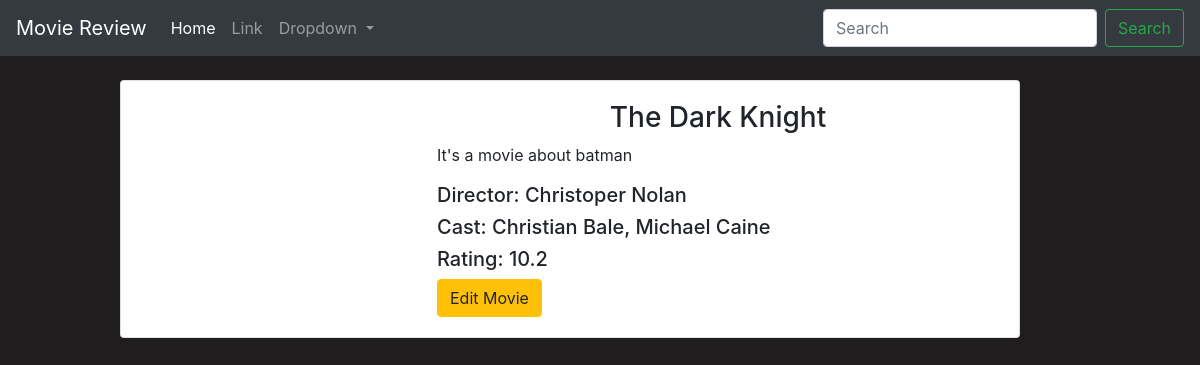
The app's page /details/1/, older data.
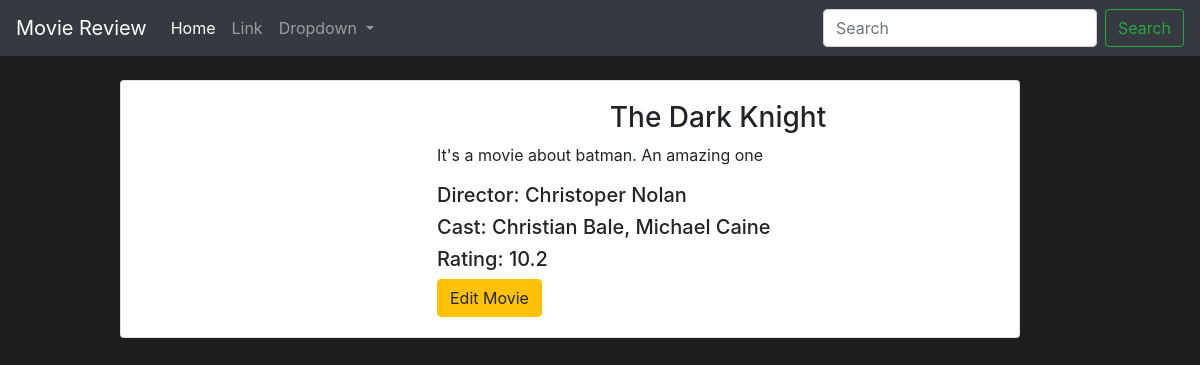
The same page, newer data.
### main/models.py (models this page shows, shortened)
class Movie(models.Model):
    name = models.CharField(max_length=300)
    director = models.CharField(max_length=300)
    cast = models.CharField(max_length=800)
    description = models.TextField(max_length=5000)
    release_date = models.DateField()
    averageRating = models.FloatField()
    image = models.URLField(default=None, null=True)

### main/views.py (the view)
# urls.py: path('details/<int:id>/', views.details, name='detail'),
def details(request, id):
    movie = Movie.objects.get(id=id) # select * from movie where id=id
    context = {
        'movie': movie
    }
    if id <= len(Movie.objects.all()):
        return render(request, 'main/details.html', context)
    else:
        return HttpResponse("<h1>This page doesn't exist</h1>")

### main/templates/main/details.html (shortened to what this page needs)
{% extends 'main/base.html'%}
{%block content%}
<div class="containter center-containter">
    <br>
    <div class="card">
        <div class="card-body">
            <div class="row">
                <div class="col-md-4">
                </div>
                <div class="col-md-8">
                    <h3 class="text-center">{{movie.name}}</h3>
                    <p>{{movie.description}}</p>
                    <h5>Director: {{movie.director}}</h5>
                    <h5>Cast: {{movie.cast}}</h5>
                    <h5>Rating: {{movie.averageRating}}</h5>
                    <a href="{% url 'main:edit_movies' movie.id %}" class="btn btn-warning">Edit Movie</a>
                </div>
            </div>
        </div>
    </div>
</div>
{%endblock%}

### main/templates/main/base.html (shortened to what this page needs)
<!doctype html>
<html lang="en">
  <head>
    <link rel="stylesheet" href="https://maxcdn.bootstrapcdn.com/bootstrap/4.0.0/css/bootstrap.min.css">
    {%load staticfiles%}
    <link rel="stylesheet" href="{% static 'css/main.css'%}">
  </head>
  <body>
    <nav class="navbar navbar-expand-lg navbar-dark bg-dark">
        <a class="navbar-brand" href="#">Movie Review</a>
        <div class="collapse navbar-collapse" id="navbarSupportedContent">
          <ul class="navbar-nav mr-auto">
            <li class="nav-item active">
              <a class="nav-link" href="#">Home <span class="sr-only">(current)</span></a>
            </li>
            <li class="nav-item">
              <a class="nav-link" href="#">Link</a>
            </li>
            <li class="nav-item dropdown">
              <a class="nav-link dropdown-toggle" href="#" id="navbarDropdown" role="button" data-toggle="dropdown" aria-haspopup="true" aria-expanded="false">
                Dropdown
              </a>
            </li>
          </ul>
          <form class="form-inline my-2 my-lg-0">
            <input class="form-control mr-sm-2" type="search" placeholder="Search" aria-label="Search">
            <button class="btn btn-outline-success my-2 my-sm-0" type="submit">Search</button>
          </form>
        </div>
      </nav>
      {% block content %}
      {% endblock %}
  </body>
</html>

### main/static/css/main.css (style rules this page uses)
body { background-color: #1f1d1d; }
.center-containter { width:900px; margin-left: 10%; }

Row changes from the older to the newer data that the page shows:
changed Movie "The Dark Knight": description "It's a movie about batman" → "It's a movie about batman. An amazing one"
